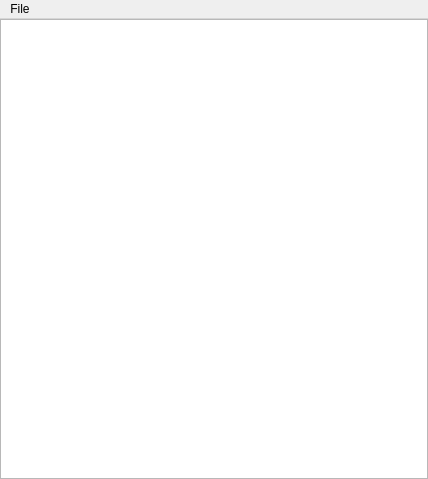
<?xml version="1.0" encoding="UTF-8"?>
<ui version="4.0">
 <class>TableWin</class>
 <widget class="QMainWindow" name="TableWin">
  <property name="geometry">
   <rect>
    <x>0</x>
    <y>0</y>
    <width>428</width>
    <height>479</height>
   </rect>
  </property>
  <property name="windowTitle">
   <string>MainWindow</string>
  </property>
  <property name="styleSheet">
   <string notr="true"/>
  </property>
  <widget class="QWidget" name="centralwidget">
   <property name="font">
    <font>
     <family>Microsoft YaHei UI</family>
    </font>
   </property>
   <layout class="QGridLayout" name="gridLayout">
    <property name="leftMargin">
     <number>0</number>
    </property>
    <property name="topMargin">
     <number>0</number>
    </property>
    <property name="rightMargin">
     <number>0</number>
    </property>
    <property name="bottomMargin">
     <number>0</number>
    </property>
    <property name="spacing">
     <number>0</number>
    </property>
    <item row="0" column="0">
     <widget class="QTableView" name="tableView">
      <property name="font">
       <font>
        <family>Microsoft YaHei UI</family>
        <pointsize>9</pointsize>
       </font>
      </property>
      <property name="styleSheet">
       <string notr="true"/>
      </property>
     </widget>
    </item>
   </layout>
  </widget>
  <widget class="QMenuBar" name="menuBar">
   <property name="geometry">
    <rect>
     <x>0</x>
     <y>0</y>
     <width>428</width>
     <height>22</height>
    </rect>
   </property>
   <widget class="QMenu" name="menuFile">
    <property name="title">
     <string>File</string>
    </property>
    <addaction name="actionExitAndDel"/>
    <addaction name="actionRename"/>
   </widget>
   <addaction name="menuFile"/>
  </widget>
  <action name="actionExitAndDel">
   <property name="text">
    <string>ExitAndDel</string>
   </property>
  </action>
  <action name="actionRename">
   <property name="text">
    <string>Rename</string>
   </property>
  </action>
 </widget>
 <resources/>
 <connections/>
</ui>
